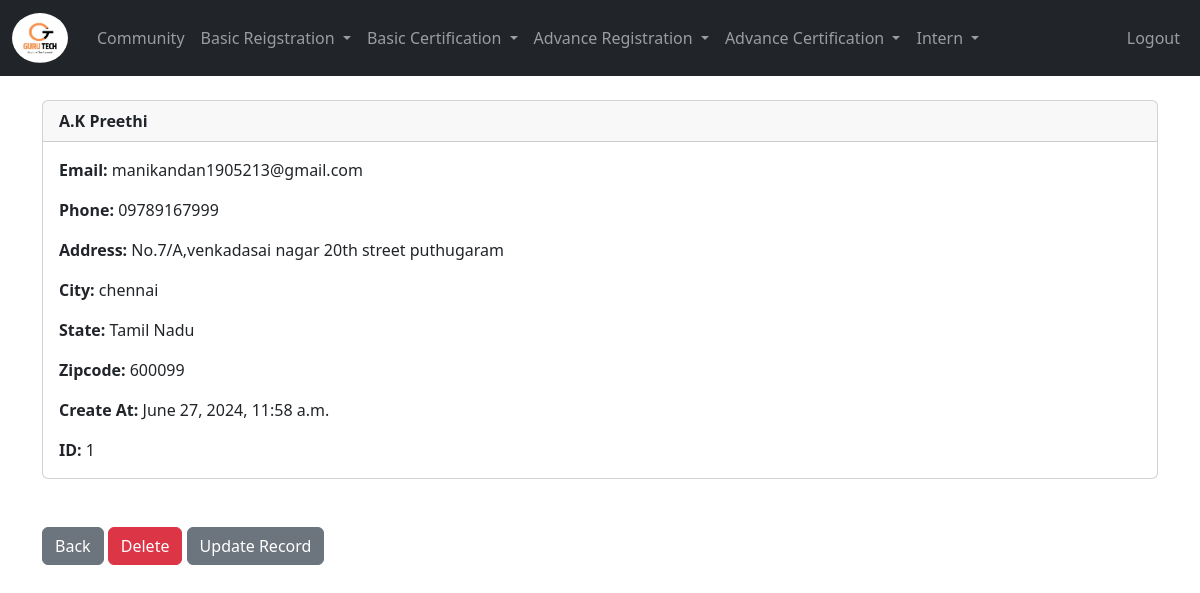
The page /record_intern_certificates/1 (signed in) on the database its author committed.
### app1/models.py (models this page shows, shortened)
class Record_intern_certificates(models.Model):
    created_at = models.DateTimeField(auto_now_add=True)
    name = models.CharField(max_length=50)
    education = models.CharField(max_length=255,blank=True, null=True)
    passed_out_year = models.CharField(max_length=4,blank=True, null=True)
    college = models.CharField(max_length=255,blank=True, null=True)
    OCCUPATION_CHOICES = [
        ('working', 'Currently Working'),
        ('unemployed', 'Currently Unemployed'),
        ('still_studying', 'Currently Still Studying'),
    ]
    occupation = models.CharField(max_length=50, choices=OCCUPATION_CHOICES, blank=True, null=True)
    company_name = models.CharField(max_length=255, blank=True, null=True, default='nil')
    phone = models.CharField(max_length=15)
    email = models.CharField(max_length=100)
    father_name = models.CharField(max_length=255,blank=True, null=True)
    father_occupation = models.CharField(max_length=255,blank=True, null=True)
    mother_name = models.CharField(max_length=255,blank=True, null=True)
    mother_occupation = models.CharField(max_length=255,blank=True, null=True)
    address = models.CharField(max_length=100)
    city = models.CharField(max_length=50)
    state = models.CharField(max_length=50)
    zipcode = models.CharField(max_length=20)
    country = models.CharField(max_length=20,blank=True, null=True)
    review = models.TextField(blank=True, null=True)
    disclaimer = models.BooleanField(default=False)

### app1/views.py (the view)
# urls.py: path('record_intern_certificates/<int:pk>', views.customer_record_intern_certificates, name='record_intern_certificates'),
def customer_record_intern_certificates(request, pk):
	if request.user.is_authenticated:
		customer_record = Record_intern_certificates.objects.get(id=pk)
		return render(request, 'record_intern_certificates.html', {'customer_record':customer_record})
	else:
		messages.success(request, "You Must Be Logged In To View That Page...")
		return redirect('home')

### templates/record_intern_certificates.html
{% extends 'base.html' %}
{% block content %}
<div class="card">
  <div class="card-header"><strong>
    	{{ customer_record.name }}
	</strong>
  </div>
  <div class="card-body">
<p class="card-text">
<strong>Email: </strong>{{ customer_record.email }}</p>
<p class="card-text">
<strong>Phone: </strong>{{ customer_record.phone }}
</p>
<p class="card-text">
<strong>Address: </strong>{{ customer_record.address }}</p>
<p class="card-text">
<strong>City: </strong>{{ customer_record.city }}</p>
<p class="card-text">
<strong>State: </strong>{{ customer_record.state }}</p>
<p class="card-text">
<strong>Zipcode: </strong>{{ customer_record.zipcode }}</p>
<p class="card-text">
<strong>Create At: </strong>{{ customer_record.created_at }}</p>
<p class="card-text">
<strong>ID: </strong>{{ customer_record.id }}</p>
  </div>
</div>
<br/><br/>
<a href="{% url 'home' %}" class="btn btn-secondary">Back</a>
<a href="{% url 'delete_record_intern_certificates' customer_record.id %}" class="btn btn-danger">Delete</a>
<a href="{% url 'update_record_intern_certificates' customer_record.id %}" class="btn btn-secondary">Update Record</a>
{% endblock %}

### rows shown on the page
Record_intern_certificates: name "A.K Preethi", email "manikandan1905213@gmail.com", phone "09789167999", address "No.7/A,venkadasai nagar 20th street puthugaram", city "chennai", state "Tamil Nadu", zipcode "600099", created_at "June 27, 2024, 11:58 a.m.", id "1"
